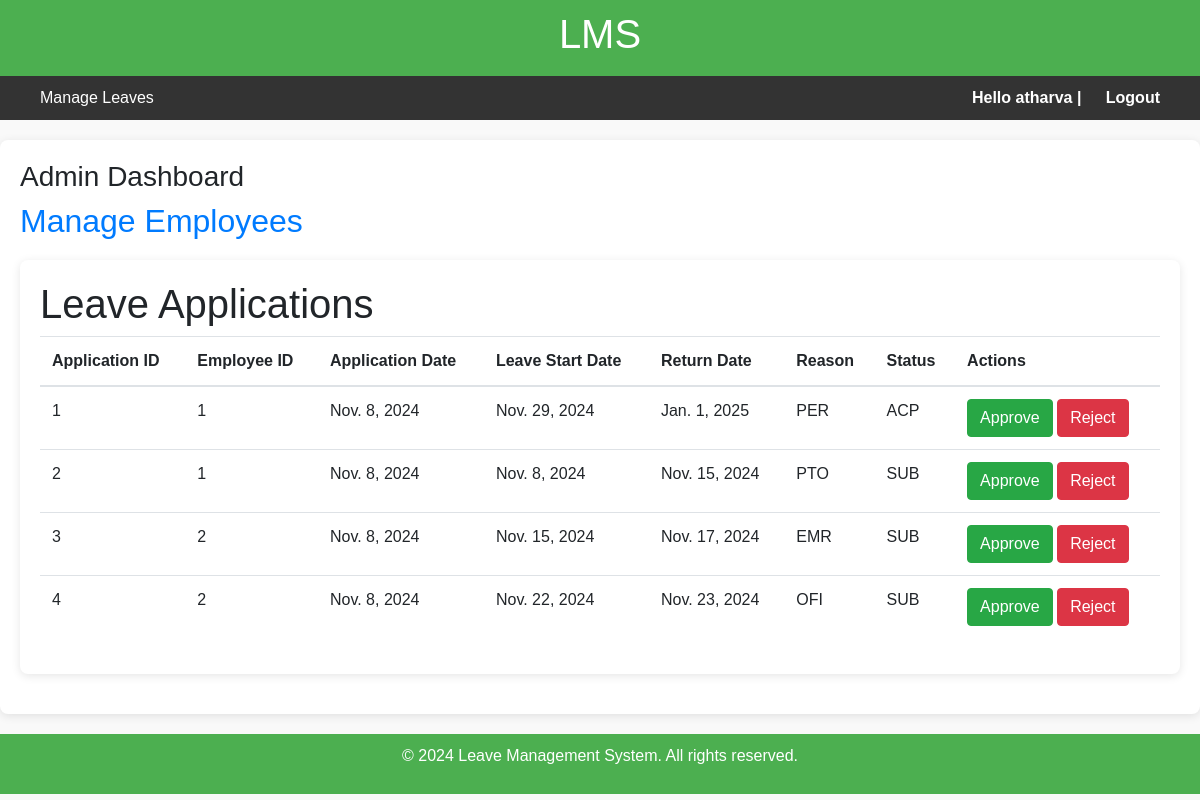
Screenshot of /dash/admin (signed in) with the database file from the repository.
### LMSApp/models.py (models this page shows, shortened)
class LeaveApl(models.Model):
    aplid = models.AutoField(primary_key=True)
    empid = models.ForeignKey(Employee, on_delete=models.CASCADE)
    apl_date = models.DateField(auto_now_add=True)
    leaveDate = models.DateField()
    returnDate = models.DateField() #Return to office date
    reason = models.CharField(choices=[('PER', 'Personal Leave'), ('OFI', 'Official Work'), ('PTO', 'Paid Time Off'), ('EMR', 'Emergency')], max_length=3)
    status = models.CharField(choices=[('SUB', 'Submitted'), ('ACP', 'Accepted'), ('REJ', 'Rejected'), ('DEF', 'Deffered')], max_length=3, default='SUB')

class Employee(models.Model):
    user = models.OneToOneField(User, on_delete=models.CASCADE, null=True)  # Add this line
    empid = models.IntegerField(unique=True) #max_length=8)
    name = models.CharField(max_length=200)
    email = models.EmailField(max_length=150)
    def __str__(self) -> str:
        return str(self.empid)

### LMSApp/views.py (the view)
    def wrap(request, *args, **kwargs):
        if not request.user.is_superuser:
            raise PermissionDenied  # Raises a 403 Forbidden error
        return function(request, *args, **kwargs)

### LMSApp/views.py (called while the page is built)
def admin_required(function):
    def wrap(request, *args, **kwargs):
        if not request.user.is_superuser:
            raise PermissionDenied  # Raises a 403 Forbidden error
        return function(request, *args, **kwargs)
    return wrap

@admin_required
def admindashboard(request):
    leave_applications = LeaveApl.objects.all()
    return render(request, "admin_dashboard.html", {'leave_applications': leave_applications})

### LMSApp/templates/admin_dashboard.html (shortened to what this page needs)
{% extends "base.html" %}
{% load static %}
{% block headcontinue %}
<link rel="stylesheet" href="https://maxcdn.bootstrapcdn.com/bootstrap/4.5.2/css/bootstrap.min.css">
{% endblock %}
{% block bodycontent %}
<h3>Admin Dashboard</h3>
<h2><a href="{% url 'employee_list' %}">Manage Employees</a></h2>
<div class="container">
    <h1>Leave Applications</h1>
    {% if leave_applications %}
    <table class="table">
        <thead>
            <tr>
                <th>Application ID</th>
                <th>Employee ID</th>
                <th>Application Date</th>
                <th>Leave Start Date</th>
                <th>Return Date</th>
                <th>Reason</th>
                <th>Status</th>
                <th>Actions</th>
            </tr>
        </thead>
        <tbody>
            {% for application in leave_applications %}
            <tr>
                <td>{{ application.aplid }}</td>
                <td>{{ application.empid }}</td>
                <td>{{ application.apl_date }}</td>
                <td>{{ application.leaveDate }}</td>
                <td>{{ application.returnDate }}</td>
                <td>{{ application.reason }}</td>
                <td>{{ application.status }}</td>
                <td>
                    <form action="{% url 'update_leave_status' application.aplid %}" method="POST" style="display:inline;">
                        <button type="submit" name="status" value="ACP" class="btn btn-success">Approve</button>
                        <button type="submit" name="status" value="REJ" class="btn btn-danger">Reject</button>
                    </form>
                </td>
            </tr>
            {% endfor %}
        </tbody>
    </table>
    {% else %}
    <p>No leave applications found.</p>
    {% endif %}
</div>
{% endblock %}

### LMSApp/templates/base.html (shortened to what this page needs)
{% load static %}
<!DOCTYPE html>
<html lang="en">
<head>
    {% block headcontinue %} {% endblock %}
</head>
<body>
    <header>
        <a href="{% url 'home' %}" style="color: white; text-decoration: none;" aria-label="Home">
            <h1>LMS</h1>
        </a>
    </header>
    <nav role="navigation">
        <div>
            {% if user.is_authenticated and user.is_superuser %}
            <a href="/dash/admin">Manage Leaves</a>
            {% endif %}
        </div>
        <div class="greeting">
            {% if user.is_authenticated %}
            Hello {{ user.username }} | <a href="{% url 'logout' %}" style="color: white;">Logout</a>
            {% else %}
            <a href="{% url 'login' %}" style="color: white;">Log in</a>
            {% endif %}
        </div>
    </nav>
    <div class="container">
        {% block bodycontent %}{% endblock %}
    </div>
    <footer>
        <p>&copy; 2024 Leave Management System. All rights reserved.</p>
    </footer>
</body>
</html>

### LMSApp/templates/base.html (style rules this page uses)
body { font-family: Arial, sans-serif; margin: 0; padding: 0; background-color: #f9f9f9; }
header { background-color: #4CAF50; color: white; padding: 10px 20px; text-align: center; }
nav { display: flex; justify-content: space-between; align-items: center; background-color: #333; padding: 10px 20px; }
nav a { color: white; padding: 14px 20px; text-decoration: none; text-align: center; }
.greeting { color: white; font-weight: bold; }
.container { margin: 20px auto; padding: 20px; max-width: 1200px; background-color: white; border-radius: 8px; box-shadow: 0 2px 10px rgba(0, 0, 0, 0.1); }
footer { text-align: center; padding: 10px; background-color: #4CAF50; color: white; position: relative; bottom: 0%; width: 100%; margin-top: 20px; }

### rows the page displays
LeaveApl: aplid "1", empid "1", apl_date "Nov. 8, 2024", leaveDate "Nov. 29, 2024", returnDate "Jan. 1, 2025", reason "PER", status "ACP"
LeaveApl: aplid "2", empid "1", apl_date "Nov. 8, 2024", leaveDate "Nov. 8, 2024", returnDate "Nov. 15, 2024", reason "PTO", status "SUB"
LeaveApl: aplid "3", empid "2", apl_date "Nov. 8, 2024", leaveDate "Nov. 15, 2024", returnDate "Nov. 17, 2024", reason "EMR", status "SUB"
LeaveApl: aplid "4", empid "2", apl_date "Nov. 8, 2024", leaveDate "Nov. 22, 2024", returnDate "Nov. 23, 2024", reason "OFI", status "SUB"

### other values shown
{{ user.username }} "atharva"
